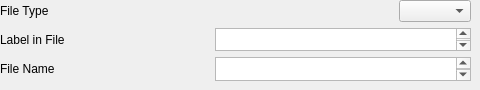
      <widget class="QWidget" name="orbTBodyTypeTabFile">
       <attribute name="title">
        <string>File</string>
       </attribute>
       <widget class="QWidget" name="verticalLayoutWidget_11">
        <property name="geometry">
         <rect>
          <x>0</x>
          <y>0</y>
          <width>471</width>
          <height>81</height>
         </rect>
        </property>
        <layout class="QVBoxLayout" name="verticalLayout_11">
         <item>
          <layout class="QHBoxLayout" name="horizontalLayout_36">
           <item>
            <widget class="QLabel" name="label_29">
             <property name="text">
              <string>File Type</string>
             </property>
            </widget>
           </item>
           <item>
            <spacer name="horizontalSpacer_34">
             <property name="orientation">
              <enum>Qt::Horizontal</enum>
             </property>
             <property name="sizeHint" stdset="0">
              <size>
               <width>40</width>
               <height>20</height>
              </size>
             </property>
            </spacer>
           </item>
           <item>
            <widget class="QComboBox" name="orbTBodyFileType"/>
           </item>
          </layout>
         </item>
         <item>
          <layout class="QHBoxLayout" name="horizontalLayout_37">
           <item>
            <widget class="QLabel" name="label_30">
             <property name="text">
              <string>Label in File</string>
             </property>
            </widget>
           </item>
           <item>
            <spacer name="horizontalSpacer_35">
             <property name="orientation">
              <enum>Qt::Horizontal</enum>
             </property>
             <property name="sizeHint" stdset="0">
              <size>
               <width>40</width>
               <height>20</height>
              </size>
             </property>
            </spacer>
           </item>
           <item>
            <widget class="QPlainTextEdit" name="orbTBodyFileLabel"/>
           </item>
          </layout>
         </item>
         <item>
          <layout class="QHBoxLayout" name="horizontalLayout_38">
           <item>
            <widget class="QLabel" name="label_31">
             <property name="text">
              <string>File Name</string>
             </property>
            </widget>
           </item>
           <item>
            <spacer name="horizontalSpacer_36">
             <property name="orientation">
              <enum>Qt::Horizontal</enum>
             </property>
             <property name="sizeHint" stdset="0">
              <size>
               <width>40</width>
               <height>20</height>
              </size>
             </property>
            </spacer>
           </item>
           <item>
            <widget class="QPlainTextEdit" name="orbTBodyFileName"/>
           </item>
          </layout>
         </item>
        </layout>
       </widget>
      </widget>
